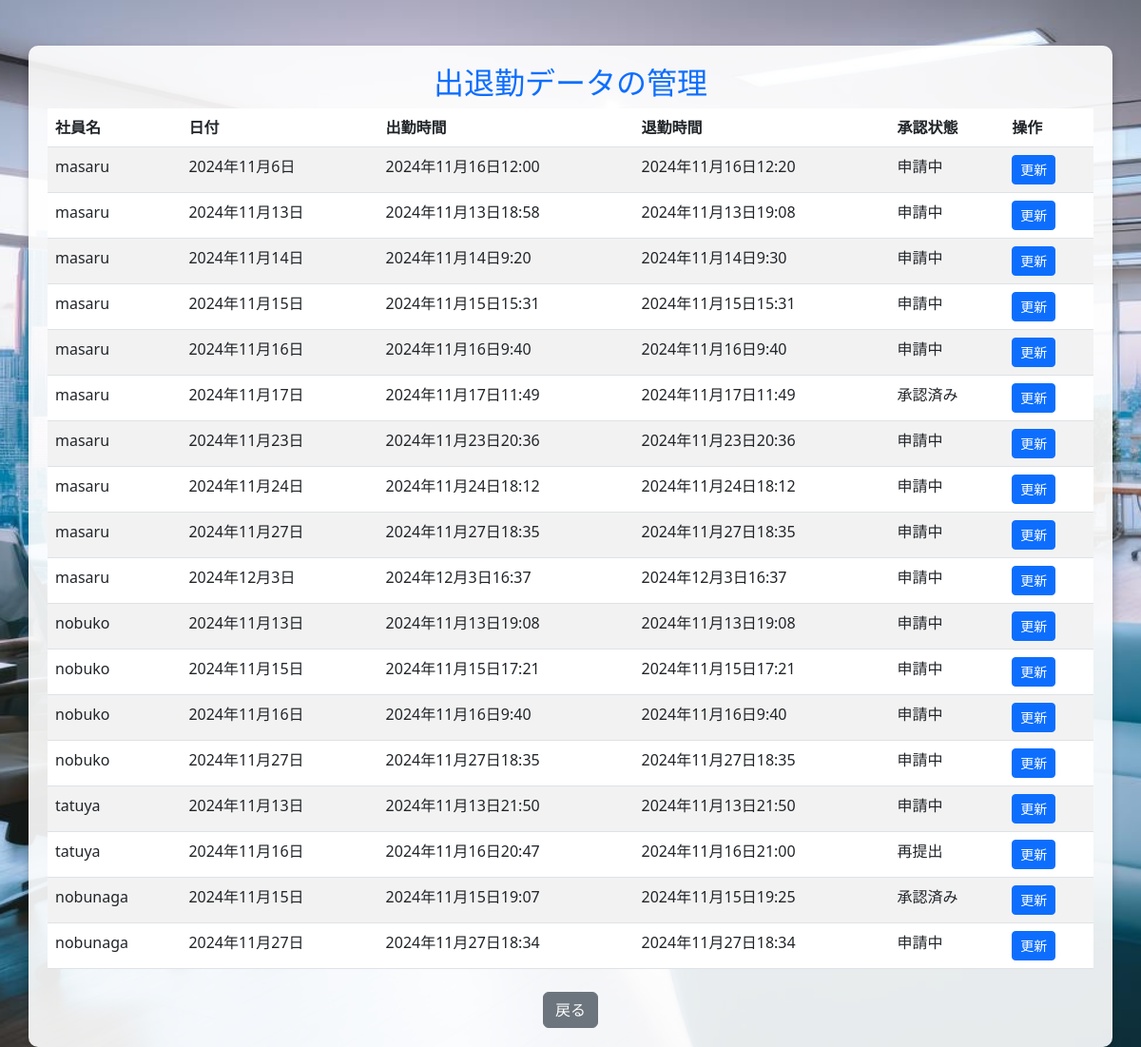
The app's page /attendance/edit/48/ (signed in) with its own data.
### attendance_system/models.py (models this page shows, shortened)
class Attendance(models.Model):
    STATUS_CHOICES = [
        ('unupdated', '未更新'),
        ('pending', '申請中'),
        ('approved', '承認済み'),
        ('rejected', '再提出'),
    ]
    user = models.ForeignKey(User, on_delete=models.CASCADE)  # ユーザーとのリレーション
    check_in = models.DateTimeField(null=True, blank=True)  # 出勤時間
    check_out = models.DateTimeField(null=True, blank=True)  # 退勤時間
    date = models.DateField(default=now)  # 日付
    status = models.CharField(
        max_length=20,
        choices=STATUS_CHOICES,
        default='unupdated'  # デフォルトは未更新
    )
    is_approved = models.BooleanField(default=None, null=True, blank=True)  # 承認状態

### attendance_system/views.py (the view)
# urls.py: path('attendance/edit/<int:attendance_id>/', views.edit_attendance, name='edit_attendance'),
@login_required
def edit_attendance(request, attendance_id):
    user = request.user
    attendance = get_object_or_404(Attendance, id=attendance_id)
    manager_viewable_users = User.objects.exclude(groups__name='幹部クラス')
    attendances = Attendance.objects.filter(user__in=manager_viewable_users)
    if user.groups.filter(name='中間管理職').exists():
        if not attendance.user.groups.filter(name='幹部クラス').exists():
            if request.method == 'POST':
                form = AttendanceEditForm(request.POST, instance=attendance)
                if form.is_valid():
                    form.save()
                    messages.success(request, "出退勤データが更新されました。")
                    return redirect('attendance_approval')  # 編集後に管理画面にリダイレクト
            else:
                form = AttendanceEditForm(instance=attendance)
            return render(request, 'attendance_system/edit_attendance_manager.html', {
                'form': form,
                'attendance': attendance,
                'attendances': attendances,  # フィルタリングされた出退勤データ
            })
        else:
            messages.error(request, "幹部クラスの出退勤データは編集できません。")
            return redirect('attendance_approval')
    else:
        messages.error(request, "編集権限がありません。")
        return redirect('attendance_approval')

### attendance_system/templates/attendance_system/edit_attendance_manager.html (shortened to what this page needs)
<!DOCTYPE html>
<html lang="ja">
<head>
    {% load static %}
    <link href="https://cdn.jsdelivr.net/npm/bootstrap@5.3.0/dist/css/bootstrap.min.css" rel="stylesheet">
</head>
<body>
    <div class="container mt-5">
        <h2 class="text-center text-primary">出退勤データの管理</h2>
        <table class="table table-striped">
            <thead>
                <tr>
                    <th>社員名</th>
                    <th>日付</th>
                    <th>出勤時間</th>
                    <th>退勤時間</th>
                    <th>承認状態</th>
                    <th>操作</th>
                </tr>
            </thead>
            <tbody>
                {% for attendance in attendances %}
                    {% if attendance.check_in and attendance.check_out %}
                    <tr>
                        <td>{{ attendance.user.username }}</td>
                        <td>{{ attendance.date }}</td>
                        <td>{{ attendance.check_in }}</td>
                        <td>{{ attendance.check_out }}</td>
                        <td>
                            {% if attendance.is_approved is None %}
                                申請中
                            {% elif attendance.is_approved %}
                                承認済み
                            {% else %}
                                再提出
                            {% endif %}
                        </td>
                        <td>
                            <a href="{% url 'update_attendance' attendance.id %}" class="btn btn-sm btn-primary">更新</a>
                        </td>
                    </tr>
                    {% endif %}
                {% endfor %}
            </tbody>
        </table>
        <div class="text-center mt-4">
            <a href="{% url 'attendance' %}" class="btn btn-secondary">戻る</a>
        </div>
    </div>
</body>
</html>

### records on screen
Attendance: user.username "masaru", date "2024年11月6日", check_in "2024年11月16日12:00", check_out "2024年11月16日12:20", shows "申請中"
Attendance: user.username "masaru", date "2024年11月13日", check_in "2024年11月13日18:58", check_out "2024年11月13日19:08", shows "申請中"
Attendance: user.username "masaru", date "2024年11月14日", check_in "2024年11月14日9:20", check_out "2024年11月14日9:30", shows "申請中"
Attendance: user.username "masaru", date "2024年11月15日", check_in "2024年11月15日15:31", check_out "2024年11月15日15:31", shows "申請中"
Attendance: user.username "masaru", date "2024年11月16日", check_in "2024年11月16日9:40", check_out "2024年11月16日9:40", shows "申請中"
Attendance: user.username "masaru", date "2024年11月17日", check_in "2024年11月17日11:49", check_out "2024年11月17日11:49", is_approved "承認済み"
Attendance: user.username "masaru", date "2024年11月23日", check_in "2024年11月23日20:36", check_out "2024年11月23日20:36", shows "申請中"
Attendance: user.username "masaru", date "2024年11月24日", check_in "2024年11月24日18:12", check_out "2024年11月24日18:12", shows "申請中"
Attendance: user.username "masaru", date "2024年11月27日", check_in "2024年11月27日18:35", check_out "2024年11月27日18:35", shows "申請中"
Attendance: user.username "masaru", date "2024年12月3日", check_in "2024年12月3日16:37", check_out "2024年12月3日16:37", shows "申請中"
Attendance: user.username "nobuko", date "2024年11月13日", check_in "2024年11月13日19:08", check_out "2024年11月13日19:08", shows "申請中"
Attendance: user.username "nobuko", date "2024年11月15日", check_in "2024年11月15日17:21", check_out "2024年11月15日17:21", shows "申請中"
Attendance: user.username "nobuko", date "2024年11月16日", check_in "2024年11月16日9:40", check_out "2024年11月16日9:40", shows "申請中"
Attendance: user.username "nobuko", date "2024年11月27日", check_in "2024年11月27日18:35", check_out "2024年11月27日18:35", shows "申請中"
Attendance: user.username "tatuya", date "2024年11月13日", check_in "2024年11月13日21:50", check_out "2024年11月13日21:50", shows "申請中"
Attendance: user.username "tatuya", date "2024年11月16日", check_in "2024年11月16日20:47", check_out "2024年11月16日21:00", is_approved "再提出"
Attendance: user.username "nobunaga", date "2024年11月15日", check_in "2024年11月15日19:07", check_out "2024年11月15日19:25", is_approved "承認済み"
Attendance: user.username "nobunaga", date "2024年11月27日", check_in "2024年11月27日18:34", check_out "2024年11月27日18:34", shows "申請中"
